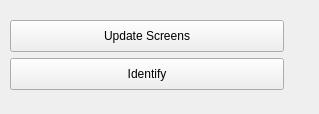
<?xml version="1.0" encoding="UTF-8"?>
<ui version="4.0">
 <class>Form</class>
 <widget class="QWidget" name="Form">
  <property name="geometry">
   <rect>
    <x>0</x>
    <y>0</y>
    <width>319</width>
    <height>114</height>
   </rect>
  </property>
  <property name="windowTitle">
   <string>Form</string>
  </property>
  <widget class="QPushButton" name="btnIdentify">
   <property name="geometry">
    <rect>
     <x>10</x>
     <y>58</y>
     <width>274</width>
     <height>32</height>
    </rect>
   </property>
   <property name="text">
    <string>Identify</string>
   </property>
   <property name="checkable">
    <bool>true</bool>
   </property>
  </widget>
  <widget class="QPushButton" name="btnUpdateScreens">
   <property name="geometry">
    <rect>
     <x>10</x>
     <y>20</y>
     <width>274</width>
     <height>32</height>
    </rect>
   </property>
   <property name="text">
    <string>Update Screens</string>
   </property>
  </widget>
 </widget>
 <resources/>
 <connections/>
</ui>
